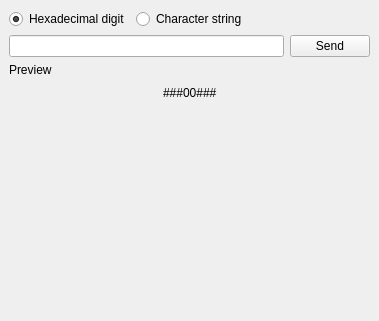
<?xml version="1.0" encoding="UTF-8"?>
<ui version="4.0">
 <class>SenderPanel</class>
 <widget class="QWidget" name="SenderPanel">
  <property name="geometry">
   <rect>
    <x>0</x>
    <y>0</y>
    <width>379</width>
    <height>321</height>
   </rect>
  </property>
  <property name="windowTitle">
   <string>Sender</string>
  </property>
  <layout class="QVBoxLayout" name="verticalLayout">
   <property name="leftMargin">
    <number>0</number>
   </property>
   <property name="topMargin">
    <number>0</number>
   </property>
   <property name="rightMargin">
    <number>0</number>
   </property>
   <property name="bottomMargin">
    <number>0</number>
   </property>
   <item>
    <widget class="QScrollArea" name="scrollArea">
     <property name="frameShape">
      <enum>QFrame::NoFrame</enum>
     </property>
     <property name="widgetResizable">
      <bool>true</bool>
     </property>
     <widget class="QWidget" name="scrollAreaWidgetContents">
      <property name="geometry">
       <rect>
        <x>0</x>
        <y>0</y>
        <width>379</width>
        <height>321</height>
       </rect>
      </property>
      <layout class="QVBoxLayout" name="verticalLayout_2">
       <item>
        <layout class="QHBoxLayout" name="horizontalLayout">
         <item>
          <widget class="QRadioButton" name="radioButton_LS_hex">
           <property name="text">
            <string>Hexadecimal digit</string>
           </property>
           <property name="checked">
            <bool>true</bool>
           </property>
          </widget>
         </item>
         <item>
          <widget class="QRadioButton" name="radioButton_LS_str">
           <property name="text">
            <string>Character string</string>
           </property>
          </widget>
         </item>
         <item>
          <spacer name="horizontalSpacer_3">
           <property name="orientation">
            <enum>Qt::Horizontal</enum>
           </property>
           <property name="sizeHint" stdset="0">
            <size>
             <width>40</width>
             <height>20</height>
            </size>
           </property>
          </spacer>
         </item>
        </layout>
       </item>
       <item>
        <layout class="QHBoxLayout" name="horizontalLayout_2">
         <item>
          <widget class="QLineEdit" name="lineEdit_LS"/>
         </item>
         <item>
          <widget class="QPushButton" name="pushButton_LS_Send">
           <property name="text">
            <string>Send</string>
           </property>
           <property name="icon">
            <iconset resource="../RobotCommander.qrc">
             <normaloff>:/icon/document-send.svg</normaloff>:/icon/document-send.svg</iconset>
           </property>
          </widget>
         </item>
        </layout>
       </item>
       <item>
        <widget class="QLabel" name="label">
         <property name="text">
          <string>Preview</string>
         </property>
        </widget>
       </item>
       <item>
        <layout class="QHBoxLayout" name="horizontalLayout_3">
         <item>
          <spacer name="horizontalSpacer">
           <property name="orientation">
            <enum>Qt::Horizontal</enum>
           </property>
           <property name="sizeHint" stdset="0">
            <size>
             <width>40</width>
             <height>20</height>
            </size>
           </property>
          </spacer>
         </item>
         <item>
          <widget class="QLabel" name="label_LS_result">
           <property name="text">
            <string>###00###</string>
           </property>
          </widget>
         </item>
         <item>
          <spacer name="horizontalSpacer_2">
           <property name="orientation">
            <enum>Qt::Horizontal</enum>
           </property>
           <property name="sizeHint" stdset="0">
            <size>
             <width>40</width>
             <height>20</height>
            </size>
           </property>
          </spacer>
         </item>
        </layout>
       </item>
       <item>
        <spacer name="verticalSpacer">
         <property name="orientation">
          <enum>Qt::Vertical</enum>
         </property>
         <property name="sizeHint" stdset="0">
          <size>
           <width>20</width>
           <height>168</height>
          </size>
         </property>
        </spacer>
       </item>
      </layout>
     </widget>
    </widget>
   </item>
  </layout>
 </widget>
 <resources>
  <include location="../RobotCommander.qrc"/>
 </resources>
 <connections/>
</ui>
